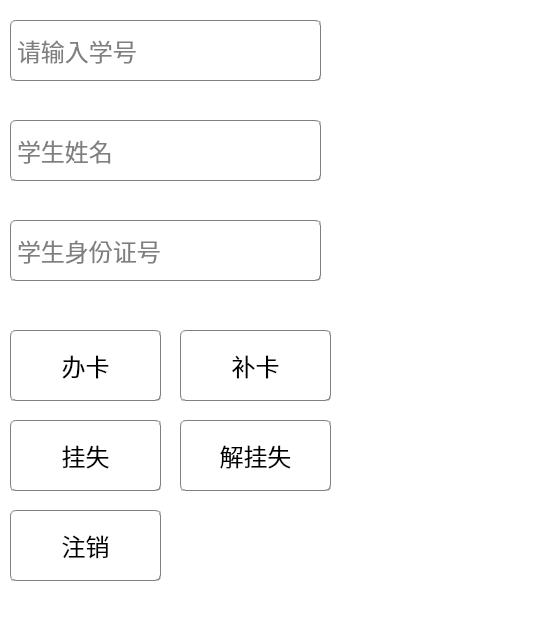
<?xml version="1.0" encoding="UTF-8"?>
<ui version="4.0">
 <class>card_status</class>
 <widget class="QDialog" name="card_status">
  <property name="geometry">
   <rect>
    <x>0</x>
    <y>0</y>
    <width>560</width>
    <height>640</height>
   </rect>
  </property>
  <property name="minimumSize">
   <size>
    <width>560</width>
    <height>640</height>
   </size>
  </property>
  <property name="maximumSize">
   <size>
    <width>560</width>
    <height>640</height>
   </size>
  </property>
  <property name="font">
   <font>
    <family>更纱黑体 SC</family>
    <pointsize>14</pointsize>
   </font>
  </property>
  <property name="windowTitle">
   <string>校园卡状态管理</string>
  </property>
  <property name="styleSheet">
   <string notr="true">#card_status{
background-color: rgb(255, 255, 255);
border-image: url(:/image/image/backpage_common.png);
}</string>
  </property>
  <widget class="QLineEdit" name="line_stu_id">
   <property name="geometry">
    <rect>
     <x>10</x>
     <y>20</y>
     <width>311</width>
     <height>61</height>
    </rect>
   </property>
   <property name="font">
    <font>
     <family>微软雅黑 Light</family>
     <pointsize>18</pointsize>
    </font>
   </property>
   <property name="focusPolicy">
    <enum>Qt::StrongFocus</enum>
   </property>
   <property name="styleSheet">
    <string notr="true">border:1px groove gray;
border-radius:5px;
padding:2px 4px;
background-color: rgba(255,255,255,255);</string>
   </property>
   <property name="maxLength">
    <number>10</number>
   </property>
   <property name="placeholderText">
    <string>请输入学号</string>
   </property>
   <property name="clearButtonEnabled">
    <bool>true</bool>
   </property>
  </widget>
  <widget class="QLineEdit" name="line_id">
   <property name="geometry">
    <rect>
     <x>10</x>
     <y>220</y>
     <width>311</width>
     <height>61</height>
    </rect>
   </property>
   <property name="font">
    <font>
     <family>微软雅黑 Light</family>
     <pointsize>18</pointsize>
    </font>
   </property>
   <property name="focusPolicy">
    <enum>Qt::StrongFocus</enum>
   </property>
   <property name="styleSheet">
    <string notr="true">border:1px groove gray;
border-radius:5px;
padding:2px 4px;
background-color: rgba(255,255,255,255);</string>
   </property>
   <property name="maxLength">
    <number>18</number>
   </property>
   <property name="placeholderText">
    <string>学生身份证号</string>
   </property>
   <property name="clearButtonEnabled">
    <bool>true</bool>
   </property>
  </widget>
  <widget class="QLineEdit" name="line_name">
   <property name="geometry">
    <rect>
     <x>10</x>
     <y>120</y>
     <width>311</width>
     <height>61</height>
    </rect>
   </property>
   <property name="font">
    <font>
     <family>微软雅黑 Light</family>
     <pointsize>18</pointsize>
    </font>
   </property>
   <property name="focusPolicy">
    <enum>Qt::StrongFocus</enum>
   </property>
   <property name="styleSheet">
    <string notr="true">border:1px groove gray;
border-radius:5px;
padding:2px 4px;
background-color: rgba(255,255,255,255);</string>
   </property>
   <property name="maxLength">
    <number>10</number>
   </property>
   <property name="placeholderText">
    <string>学生姓名</string>
   </property>
   <property name="clearButtonEnabled">
    <bool>true</bool>
   </property>
  </widget>
  <widget class="QPushButton" name="btn_getCard">
   <property name="geometry">
    <rect>
     <x>10</x>
     <y>330</y>
     <width>151</width>
     <height>71</height>
    </rect>
   </property>
   <property name="font">
    <font>
     <family>等距更纱黑体 SC</family>
     <pointsize>18</pointsize>
    </font>
   </property>
   <property name="styleSheet">
    <string notr="true">QPushButton#btn_getCard{

border:1px groove gray;
border-radius:5px;
padding:2px 4px;

color: rgb(0, 0, 0);
background-color: rgba(255,255,255, 128);
}

QPushButton#btn_getCard:hover{
border:1px groove gray;
border-radius:5px;
padding:2px 4px;
color: rgb(0, 0, 0);
background-color: rgba(240,255,255,77);
}
 
QPushButton#btn_getCard:pressed{
border:1px groove gray;
border-radius:5px;
padding:2px 4px;
color: rgb(0, 0, 0);
background-color: rgba(225,255,255, 144);
padding-left:6px;
padding-top:6px;
}

QPushButton#btn_getCard:disabled{
border:1px groove gray;
border-radius:5px;
padding:2px 4px;
color: rgb(176,196,222);
background-color: rgba(255,255,255,255);
padding-left:6px;
padding-top:6px;
}</string>
   </property>
   <property name="text">
    <string>办卡</string>
   </property>
  </widget>
  <widget class="QPushButton" name="btn_reportLoss">
   <property name="geometry">
    <rect>
     <x>10</x>
     <y>420</y>
     <width>151</width>
     <height>71</height>
    </rect>
   </property>
   <property name="font">
    <font>
     <family>等距更纱黑体 SC</family>
     <pointsize>18</pointsize>
    </font>
   </property>
   <property name="styleSheet">
    <string notr="true">QPushButton#btn_reportLoss{

border:1px groove gray;
border-radius:5px;
padding:2px 4px;

color: rgb(0, 0, 0);
background-color: rgba(255,255,255, 128);
}

QPushButton#btn_reportLoss:hover{
border:1px groove gray;
border-radius:5px;
padding:2px 4px;
color: rgb(0, 0, 0);
background-color: rgba(240,255,255,77);
}
 
QPushButton#btn_reportLoss:pressed{
border:1px groove gray;
border-radius:5px;
padding:2px 4px;
color: rgb(0, 0, 0);
background-color: rgba(225,255,255, 144);
padding-left:6px;
padding-top:6px;
}

QPushButton#btn_reportLoss:disabled{
border:1px groove gray;
border-radius:5px;
padding:2px 4px;
color: rgb(176,196,222);
background-color: rgba(255,255,255,255);
padding-left:6px;
padding-top:6px;
}</string>
   </property>
   <property name="text">
    <string>挂失</string>
   </property>
  </widget>
  <widget class="QPushButton" name="btn_cancelReportLoss">
   <property name="geometry">
    <rect>
     <x>180</x>
     <y>420</y>
     <width>151</width>
     <height>71</height>
    </rect>
   </property>
   <property name="font">
    <font>
     <family>等距更纱黑体 SC</family>
     <pointsize>18</pointsize>
    </font>
   </property>
   <property name="styleSheet">
    <string notr="true">QPushButton#btn_cancelReportLoss{

border:1px groove gray;
border-radius:5px;
padding:2px 4px;

color: rgb(0, 0, 0);
background-color: rgba(255,255,255, 128);
}

QPushButton#btn_cancelReportLoss:hover{
border:1px groove gray;
border-radius:5px;
padding:2px 4px;
color: rgb(0, 0, 0);
background-color: rgba(240,255,255,77);
}
 
QPushButton#btn_cancelReportLoss:pressed{
border:1px groove gray;
border-radius:5px;
padding:2px 4px;
color: rgb(0, 0, 0);
background-color: rgba(225,255,255, 144);
padding-left:6px;
padding-top:6px;
}

QPushButton#btn_cancelReportLoss:disabled{
border:1px groove gray;
border-radius:5px;
padding:2px 4px;
color: rgb(176,196,222);
background-color: rgba(255,255,255,255);
padding-left:6px;
padding-top:6px;
}</string>
   </property>
   <property name="text">
    <string>解挂失</string>
   </property>
  </widget>
  <widget class="QPushButton" name="btn_makeUpCard">
   <property name="geometry">
    <rect>
     <x>180</x>
     <y>330</y>
     <width>151</width>
     <height>71</height>
    </rect>
   </property>
   <property name="font">
    <font>
     <family>等距更纱黑体 SC</family>
     <pointsize>18</pointsize>
    </font>
   </property>
   <property name="styleSheet">
    <string notr="true">QPushButton#btn_makeUpCard{

border:1px groove gray;
border-radius:5px;
padding:2px 4px;

color: rgb(0, 0, 0);
background-color: rgba(255,255,255, 128);
}

QPushButton#btn_makeUpCard:hover{
border:1px groove gray;
border-radius:5px;
padding:2px 4px;
color: rgb(0, 0, 0);
background-color: rgba(240,255,255,77);
}
 
QPushButton#btn_makeUpCard:pressed{
border:1px groove gray;
border-radius:5px;
padding:2px 4px;
color: rgb(0, 0, 0);
background-color: rgba(225,255,255, 144);
padding-left:6px;
padding-top:6px;
}

QPushButton#btn_makeUpCard:disabled{
border:1px groove gray;
border-radius:5px;
padding:2px 4px;
color: rgb(176,196,222);
background-color: rgba(255,255,255,255);
padding-left:6px;
padding-top:6px;
}</string>
   </property>
   <property name="text">
    <string>补卡</string>
   </property>
  </widget>
  <widget class="QPushButton" name="btn_logoutCard">
   <property name="geometry">
    <rect>
     <x>10</x>
     <y>510</y>
     <width>151</width>
     <height>71</height>
    </rect>
   </property>
   <property name="font">
    <font>
     <family>等距更纱黑体 SC</family>
     <pointsize>18</pointsize>
    </font>
   </property>
   <property name="styleSheet">
    <string notr="true">QPushButton#btn_logoutCard{

border:1px groove gray;
border-radius:5px;
padding:2px 4px;

color: rgb(0, 0, 0);
background-color: rgba(255,255,255, 128);
}

QPushButton#btn_logoutCard:hover{
border:1px groove gray;
border-radius:5px;
padding:2px 4px;
color: rgb(0, 0, 0);
background-color: rgba(240,255,255,77);
}
 
QPushButton#btn_logoutCard:pressed{
border:1px groove gray;
border-radius:5px;
padding:2px 4px;
color: rgb(0, 0, 0);
background-color: rgba(225,255,255, 144);
padding-left:6px;
padding-top:6px;
}

QPushButton#btn_logoutCard:disabled{
border:1px groove gray;
border-radius:5px;
padding:2px 4px;
color: rgb(176,196,222);
background-color: rgba(255,255,255,255);
padding-left:6px;
padding-top:6px;
}</string>
   </property>
   <property name="text">
    <string>注销</string>
   </property>
  </widget>
 </widget>
 <resources/>
 <connections/>
</ui>
